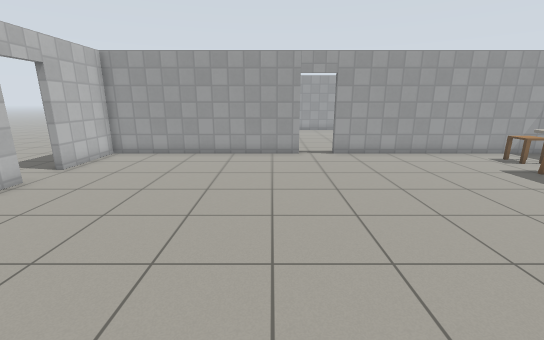
View 1 (above)

14 first-person views from a walk through a robot-simulator world made for Gazebo. The camera is 1.3 m above the floor, tilts 14° down and sees 90° across. The floor is counted in squares, 0.5 m on a side. Each view is taken from the middle of a square. On the plan, view 1 faces up. The plan holds only what a view shows up to about 18 squares ahead; the rest is blank. Gazebo's built-in surfaces are drawn with simple patterns. Simple shapes stand in for some stock models. Some surface patterns are stand-ins.

View 2
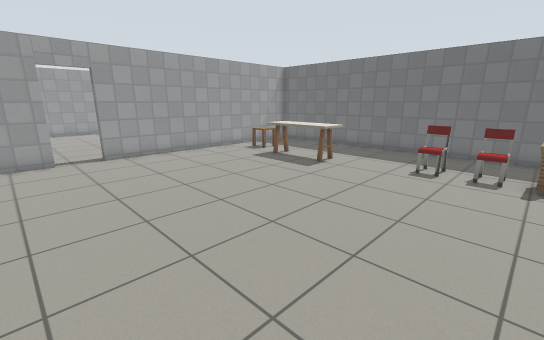

View 3
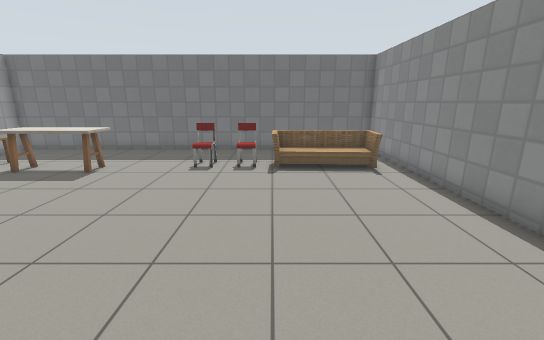

View 4
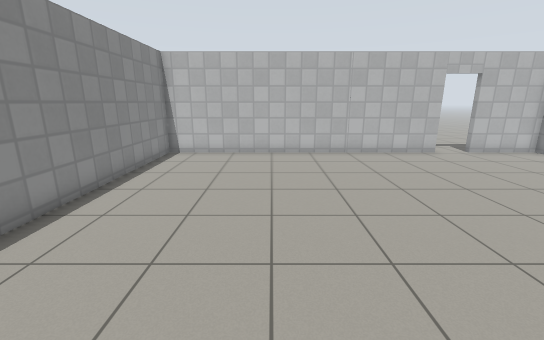

View 5
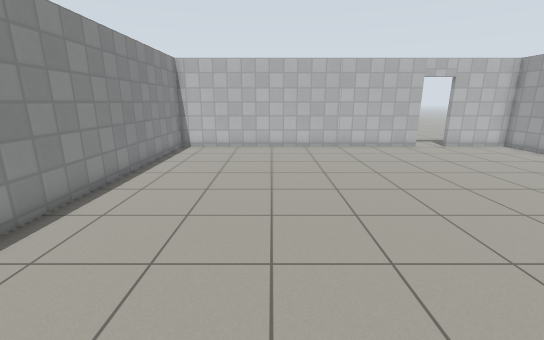

View 6
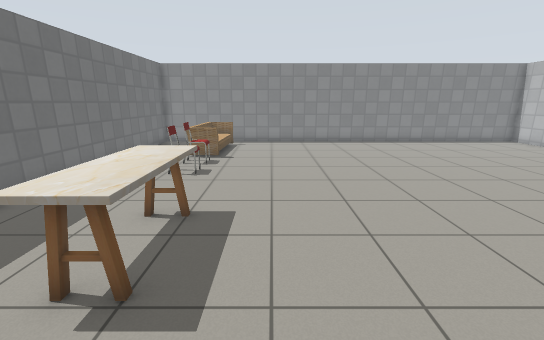

View 7
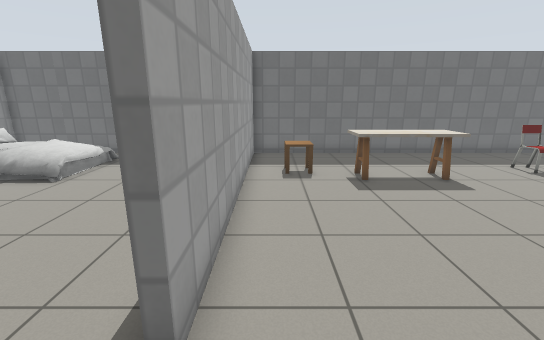

View 8
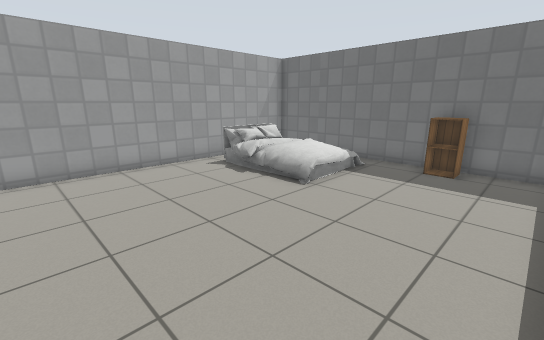

View 9
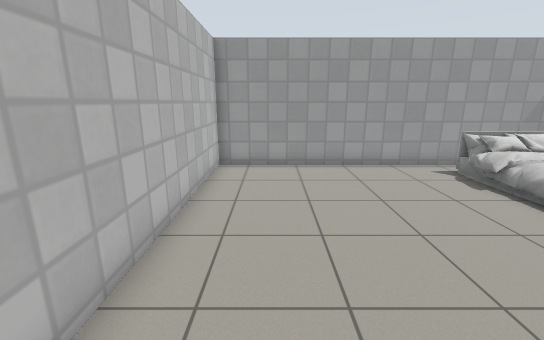

View 10
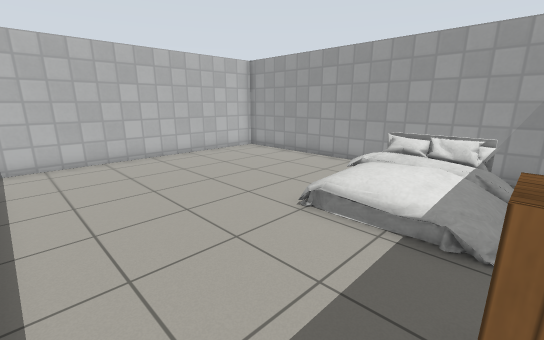

View 11
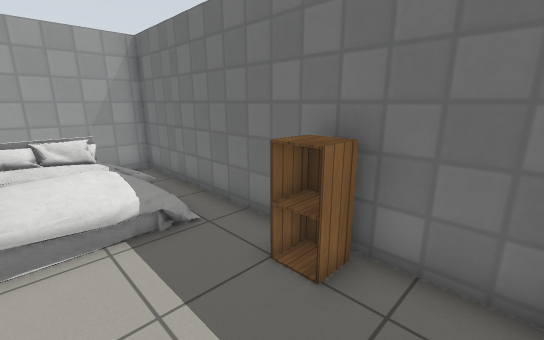

View 12
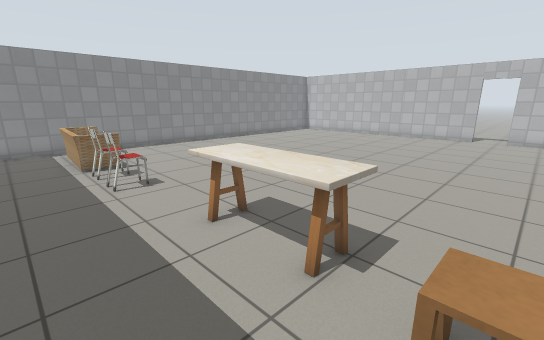

View 13
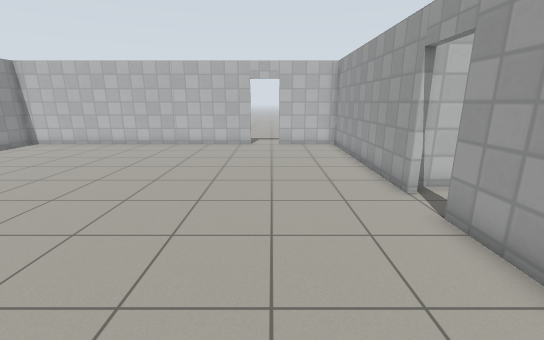

View 14
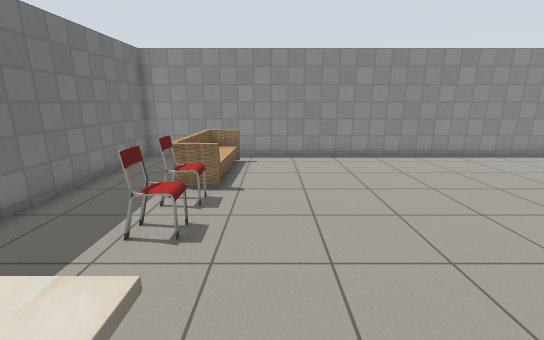

### Floor plan
Points are (right, up) in squares from view 1. A wall is a line through its corners. A room is listed if a view was taken in it or the views show most of it. See-through windows are left out.
Room 1 (views 1, 2, 3, 4, 5, 6, 7, 12, 13, 14)
walls: (1.4, 14) (-8.3, 14) (-8.3, 10.5); (-8.3, 8.7) (-8.3, -5.4) (15.1, -5.4) (15.1, 14) (3.2, 14)
ways out: open door at (2.5, 14) to room 2; open door at (-8.5, 9.5)
objects: sofa (10, -4) to (12, 0); kitchen table (10, 7) to (11, 10); chair (11, 1) to (12, 1); chair (11, 2) to (12, 3); side table (11, 11) to (12, 12)
Room 2 (views 8, 9, 10, 11)
walls: (15.1, 14.6) (15.1, 26.4) (0.7, 26.4) (0.7, 14.6)
ways out: open door at (2.5, 14) to room 1
objects: bed (10, 20) to (14, 25); cabinet (14, 17) to (14, 18)

Positions as (right, up) in squares from view 1, and headings:
1: (0, 0), facing up
2: (0, 0), facing up-right
3: (0, 0), facing right
4: (6, 0), facing left
5: (8, 0), facing left
6: (8, 13), facing down
7: (1, 13), facing right
8: (3, 15), facing up-right
9: (3, 15), facing up
10: (14, 15), facing up-left
11: (11, 15), facing up-right
12: (14, 12), facing down-left
13: (9, 10), facing left
14: (9, 8), facing down
